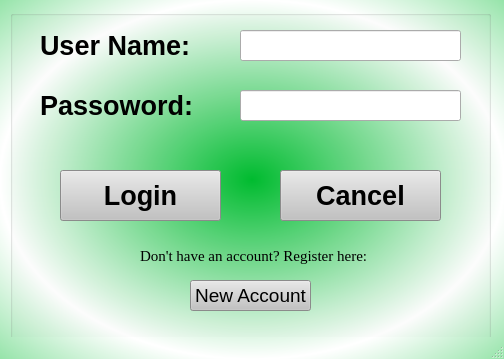
<?xml version="1.0" encoding="UTF-8"?>
<ui version="4.0">
 <class>login</class>
 <widget class="QMainWindow" name="login">
  <property name="geometry">
   <rect>
    <x>0</x>
    <y>0</y>
    <width>504</width>
    <height>359</height>
   </rect>
  </property>
  <property name="windowTitle">
   <string>MainWindow</string>
  </property>
  <property name="styleSheet">
   <string notr="true">QMainWindow{
	
/*	background-color: rgb(163, 163, 163);*/
	background-color: qradialgradient(spread:reflect, cx:0.5, cy:0.5, radius:0.5, fx:0.5, fy:0.5, stop:0 rgba(0, 189, 48, 255), stop:1 rgba(255, 255, 255, 255));
}</string>
  </property>
  <widget class="QWidget" name="centralwidget">
   <widget class="QGroupBox" name="groupBox">
    <property name="geometry">
     <rect>
      <x>10</x>
      <y>10</y>
      <width>481</width>
      <height>331</height>
     </rect>
    </property>
    <property name="styleSheet">
     <string notr="true">QGroupBox{

}</string>
    </property>
    <property name="title">
     <string/>
    </property>
    <widget class="QLabel" name="label">
     <property name="geometry">
      <rect>
       <x>30</x>
       <y>20</y>
       <width>161</width>
       <height>31</height>
      </rect>
     </property>
     <property name="font">
      <font>
       <pointsize>20</pointsize>
       <weight>75</weight>
       <bold>true</bold>
      </font>
     </property>
     <property name="text">
      <string>User Name:</string>
     </property>
    </widget>
    <widget class="QLabel" name="label_2">
     <property name="geometry">
      <rect>
       <x>30</x>
       <y>80</y>
       <width>161</width>
       <height>31</height>
      </rect>
     </property>
     <property name="font">
      <font>
       <pointsize>20</pointsize>
       <weight>75</weight>
       <bold>true</bold>
      </font>
     </property>
     <property name="text">
      <string>Passoword:</string>
     </property>
    </widget>
    <widget class="QLineEdit" name="lineEdit_UserName">
     <property name="geometry">
      <rect>
       <x>230</x>
       <y>20</y>
       <width>221</width>
       <height>31</height>
      </rect>
     </property>
     <property name="font">
      <font>
       <pointsize>14</pointsize>
       <weight>75</weight>
       <bold>true</bold>
      </font>
     </property>
    </widget>
    <widget class="QLineEdit" name="lineEdit_Password">
     <property name="geometry">
      <rect>
       <x>230</x>
       <y>80</y>
       <width>221</width>
       <height>31</height>
      </rect>
     </property>
     <property name="font">
      <font>
       <pointsize>14</pointsize>
       <weight>75</weight>
       <bold>true</bold>
      </font>
     </property>
     <property name="echoMode">
      <enum>QLineEdit::Password</enum>
     </property>
    </widget>
    <widget class="QPushButton" name="pushButton_Cancel">
     <property name="geometry">
      <rect>
       <x>270</x>
       <y>160</y>
       <width>161</width>
       <height>51</height>
      </rect>
     </property>
     <property name="font">
      <font>
       <family>MS Shell Dlg 2</family>
       <pointsize>20</pointsize>
       <weight>75</weight>
       <bold>true</bold>
      </font>
     </property>
     <property name="mouseTracking">
      <bool>true</bool>
     </property>
     <property name="styleSheet">
      <string notr="true">/*background-color: rgb(255, 52, 12);*/
background-color: rgb(194, 194, 194);</string>
     </property>
     <property name="text">
      <string>Cancel</string>
     </property>
    </widget>
    <widget class="QPushButton" name="pushButton_Login">
     <property name="geometry">
      <rect>
       <x>50</x>
       <y>160</y>
       <width>161</width>
       <height>51</height>
      </rect>
     </property>
     <property name="font">
      <font>
       <pointsize>20</pointsize>
       <weight>75</weight>
       <bold>true</bold>
      </font>
     </property>
     <property name="mouseTracking">
      <bool>true</bool>
     </property>
     <property name="styleSheet">
      <string notr="true">/*background-color: rgb(44, 255, 58);*/
background-color: rgb(194, 194, 194);
</string>
     </property>
     <property name="text">
      <string>Login</string>
     </property>
    </widget>
    <widget class="QLabel" name="label_ask">
     <property name="geometry">
      <rect>
       <x>130</x>
       <y>230</y>
       <width>231</width>
       <height>31</height>
      </rect>
     </property>
     <property name="font">
      <font>
       <family>Times New Roman</family>
       <pointsize>11</pointsize>
      </font>
     </property>
     <property name="text">
      <string>Don't have an account? Register here:</string>
     </property>
    </widget>
    <widget class="QPushButton" name="pushButton">
     <property name="geometry">
      <rect>
       <x>180</x>
       <y>270</y>
       <width>121</width>
       <height>31</height>
      </rect>
     </property>
     <property name="font">
      <font>
       <family>MS Sans Serif</family>
       <pointsize>14</pointsize>
       <weight>50</weight>
       <italic>false</italic>
       <bold>false</bold>
      </font>
     </property>
     <property name="styleSheet">
      <string notr="true">/*background-color: rgb(0, 170, 127);*/
background-color: rgb(194, 194, 194);</string>
     </property>
     <property name="text">
      <string>New Account</string>
     </property>
    </widget>
   </widget>
  </widget>
  <widget class="QMenuBar" name="menubar">
   <property name="geometry">
    <rect>
     <x>0</x>
     <y>0</y>
     <width>504</width>
     <height>21</height>
    </rect>
   </property>
  </widget>
  <widget class="QStatusBar" name="statusbar"/>
 </widget>
 <resources/>
 <connections/>
</ui>
